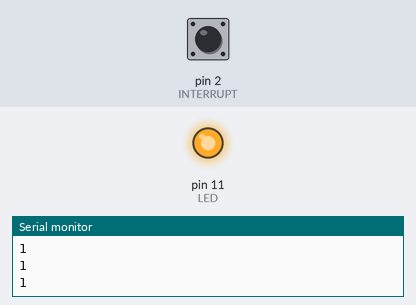
Bench run of a sketch on a simulated Arduino Uno, built with avr-gcc and run on an emulated ATmega328P. On the bench: output pins drawn as LEDs (lit = HIGH), the last lines printed to the serial monitor. The inputs (shaded band) are chosen by the test bench; at power-on: pin 2 (INTERRUPT) HIGH.

Above: at 1.2 s.
1.3 s: pin 2 (INTERRUPT) pulled LOW for 0.15 s
At 1.4 s:
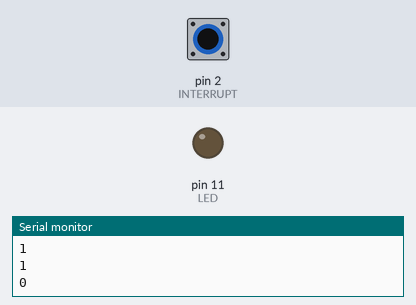
3.0 s: pin 2 (INTERRUPT) pulled LOW for 3.2 s
At 6.6 s:
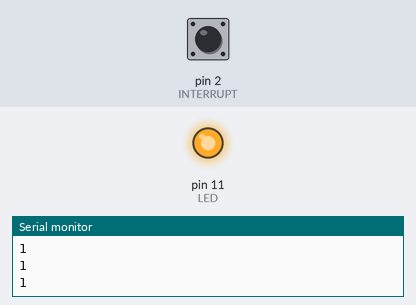
Timing chart, 0 to 8.1 s (numbered marks = the images above; inputs shaded):
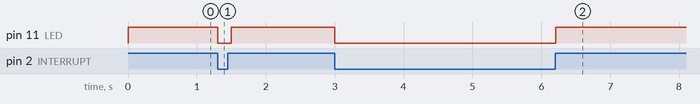

The sketch:

interrupts.ino
```cpp
#define LED 11
#define INTERRUPT 2
volatile byte state = HIGH;

void setup() {
  Serial.begin(9600);
  pinMode(LED, OUTPUT);
  pinMode(INTERRUPT, INPUT_PULLUP);
  attachInterrupt(digitalPinToInterrupt(INTERRUPT), blink, CHANGE);
}

void loop() {
  Serial.println(state);
  digitalWrite(LED, state);
  delay(100);
}

void blink() {
  state = !state;
}
```

Measured:
- after the input at 1.3 s, pin 11 (LED): HIGH → LOW at once, → HIGH 0.20 s later
- after the input at 3.0 s, pin 11 (LED): HIGH → LOW at once, → HIGH 3.2 s later
